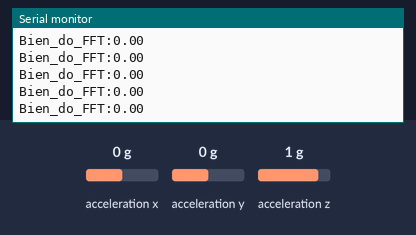
A sketch run on a simulated Arduino Uno, built with avr-gcc and run on an emulated ATmega328P. On the bench: the last lines printed to the serial monitor. Wiring (inferred from the names in the program): MPU-9250 motion sensor at I2C address 0x68. Inputs (shaded band) come from the test bench; at power-on: acceleration z 1 g, acceleration x 0 g, acceleration y 0 g.

Above: at 1.2 s.
1.3 s: acceleration z set to -1.4 g
At 2.2 s:
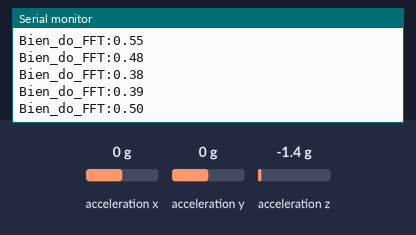
2.8 s: acceleration z set to -0.8 g
At 4.1 s:
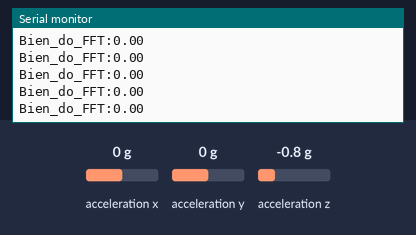
Timing chart, 0 to 5.8 s (numbered marks = the images above; inputs shaded):
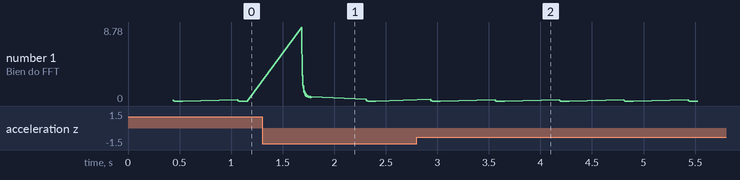

Measured:
- after the input at 1.3 s, the serial monitor: prints a new line after 0.39 s (image 1)
- after the input at 2.8 s, the serial monitor: prints a new line after 0.76 s (image 2)

The sketch:

5.2.ino
```cpp
#include <Wire.h>
#include <arduinoFFT.h>

// ==========================================
// THÔNG SỐ CẤU HÌNH
// ==========================================
const int MPU_ADDR = 0x68;
const uint16_t samples = 128;
const double samplingFrequency = 500;

unsigned int sampling_period_us;
unsigned long microseconds;

double vReal[samples];
double vImag[samples];

// Khởi tạo đối tượng FFT phiên bản v2.x
ArduinoFFT<double> FFT = ArduinoFFT<double>(vReal, vImag, samples, samplingFrequency);

// --- BỘ LỌC LOW-PASS FILTER (LPF) ---
// false = Xem phổ tín hiệu GỐC bị nhiễu
// true  = Xem phổ tín hiệu ĐÃ QUA LỌC thông thấp
bool USE_LOW_PASS_FILTER = false;

float alpha = 0.2;
float filtered_Z = 0;

// ==========================================
// HÀM SETUP
// ==========================================
void setup() {
  Serial.begin(115200);
  Wire.begin();

  // Khởi động cảm biến MPU6500
  Wire.beginTransmission(MPU_ADDR);
  Wire.write(0x6B);
  Wire.write(0);
  Wire.endTransmission(true);

  // Cấu hình tầm đo gia tốc +/- 2g
  Wire.beginTransmission(MPU_ADDR);
  Wire.write(0x1C);
  Wire.write(0x00);
  Wire.endTransmission(true);

  // Tính chu kỳ lấy mẫu tương ứng với 500Hz
  sampling_period_us = round(1000000 * (1.0 / samplingFrequency));
}

// ==========================================
// HÀM LOOP CHÍNH
// ==========================================
void loop() {
  // 1. TIẾN HÀNH LẤY MẪU DỮ LIỆU TỪ MPU6500
  for (int i = 0; i < samples; i++) {
    microseconds = micros();

    // Đọc dữ liệu thô trục Z
    Wire.beginTransmission(MPU_ADDR);
    Wire.write(0x3F);
    Wire.endTransmission(false);
    Wire.requestFrom(MPU_ADDR, 2, true);

    int16_t accel_Z_raw = (Wire.read() << 8 | Wire.read());
    float accel_Z = accel_Z_raw / 16384.0;

    // Kiểm tra bộ lọc Low-Pass Filter
    if (USE_LOW_PASS_FILTER) {
      filtered_Z = (alpha * accel_Z) + ((1.0 - alpha) * filtered_Z);
      vReal[i] = filtered_Z;
    } else {
      vReal[i] = accel_Z;
    }

    vImag[i] = 0.0;

    // Đảm bảo tần số lấy mẫu chuẩn xác ở 500Hz
    while (micros() - microseconds < sampling_period_us) {
      // Đợi cho đúng thời gian chu kỳ
    }
  }

  // 2. THỰC HIỆN BIẾN ĐỔI FFT
  FFT.windowing(FFT_WIN_TYP_HAMMING, FFT_FORWARD);
  FFT.compute(FFT_FORWARD);
  FFT.complexToMagnitude();

  // 3. XUẤT ĐẦU RA CHO ARDUINO SERIAL PLOTTER VẼ ĐỒ THỊ
  for (int i = 2; i < (samples / 2); i++) {
    // In kèm nhãn dán để đồ thị hiện tên chuẩn xác
    Serial.print("Bien_do_FFT:");
    Serial.println(vReal[i]);
  }

  // Dừng 3 giây để kịp nhìn biểu đồ và chụp ảnh làm báo cáo
  delay(100);
}
```
